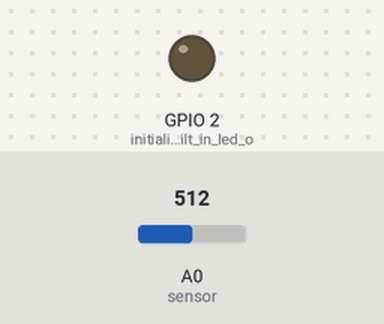
Recording of a sketch running on a simulated ESP8266 (NodeMCU). Parts: output pins drawn as LEDs (lit = HIGH). Dashed ring = blinking. Inputs (shaded band) come from the test bench; at power-on: A0 (sensor) = 512. WiFi joins after 1.5 s; servers stay silent unless stated; uploads are accepted with an empty reply; what the sketch prints to the serial monitor is not drawn.

Above: at 2.9 s.
At 5.1 s:
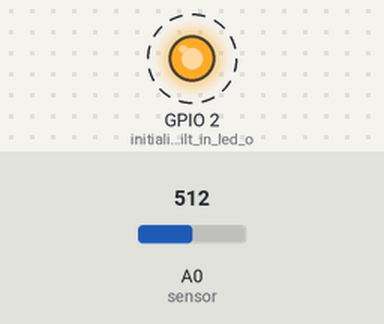
Timing chart, 0 to 5.5 s (numbered marks = the images above):
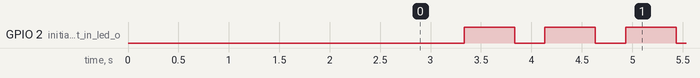

Measured:
- by itself, GPIO 2 (initialize_built_in_led_o): alternates HIGH for 0.50 s and LOW for 0.30 s

The sketch:

NodeMCU.ino
```cpp
#include <ESP8266WiFi.h>
#include <ESP8266HTTPClient.h>

// Update HOST URL here

#define HOST "192.168.43.26"          // Enter HOST URL without "http:// "  and "/" at the end of URL

#define WIFI_SSID "F.R.I.D.A.Y"            // WIFI SSID here
#define WIFI_PASSWORD "maheashkumar"        // WIFI password here

// Declare global variables which will be uploaded to server

int sensor=A0;
int val;

String sendval, postData;


void setup() {


Serial.begin(115200);
Serial.println("Communication Started \n\n");
delay(1000);


pinMode(LED_BUILTIN, OUTPUT);     // initialize built in led on the board


WiFi.mode(WIFI_STA);
WiFi.begin(WIFI_SSID, WIFI_PASSWORD);                                     //try to connect with wifi
Serial.print("Connecting to ");
Serial.print(WIFI_SSID);
while (WiFi.status() != WL_CONNECTED)
{ Serial.print(".");
    delay(500); }

Serial.println();
Serial.print("Connected to ");
Serial.println(WIFI_SSID);
Serial.print("IP Address is : ");
Serial.println(WiFi.localIP());    //print local IP address

delay(30);
}


void loop() {

HTTPClient http;    // http object of clas HTTPClient
WiFiClient wclient; // wclient object of clas HTTPClient

  val=0;
  val=analogRead(sensor);
  if(val>0){
  Serial.print("\nGas Value : ");
  Serial.print(val);
  sendval=String(val);

  postData = "sendval=" + sendval;

// We can post values to PHP files as  example.com/dbwrite.php?name1=val1&name2=val2&name3=val3
// Hence created variable postDAta and stored our variables in it in desired format
// For more detials, refer:- https://www.tutorialspoint.com/php/php_get_post.htm

// Update Host URL here:-

http.begin(wclient, "http://192.168.43.26/instance/dbwrite.php");              // Connect to host where MySQL databse is hosted
http.addHeader("Content-Type", "application/x-www-form-urlencoded");            //Specify content-type header


int httpCode = http.POST(postData);   // Send POST request to php file and store server response code in variable named httpCode

// if connection eatablished then do this
if (httpCode == 200) { Serial.println("Values uploaded successfully."); Serial.println(httpCode);
String webpage = http.getString();    // Get html webpage output and store it in a string
Serial.println(webpage + "\n");
}

// if failed to connect then return and restart

else {
  Serial.println(httpCode);
  Serial.println("Failed to upload values. \n");
  http.end();
  return; }}

delay(300);
digitalWrite(LED_BUILTIN, LOW);
delay(300);
digitalWrite(LED_BUILTIN, HIGH);

val=0;


}
```
